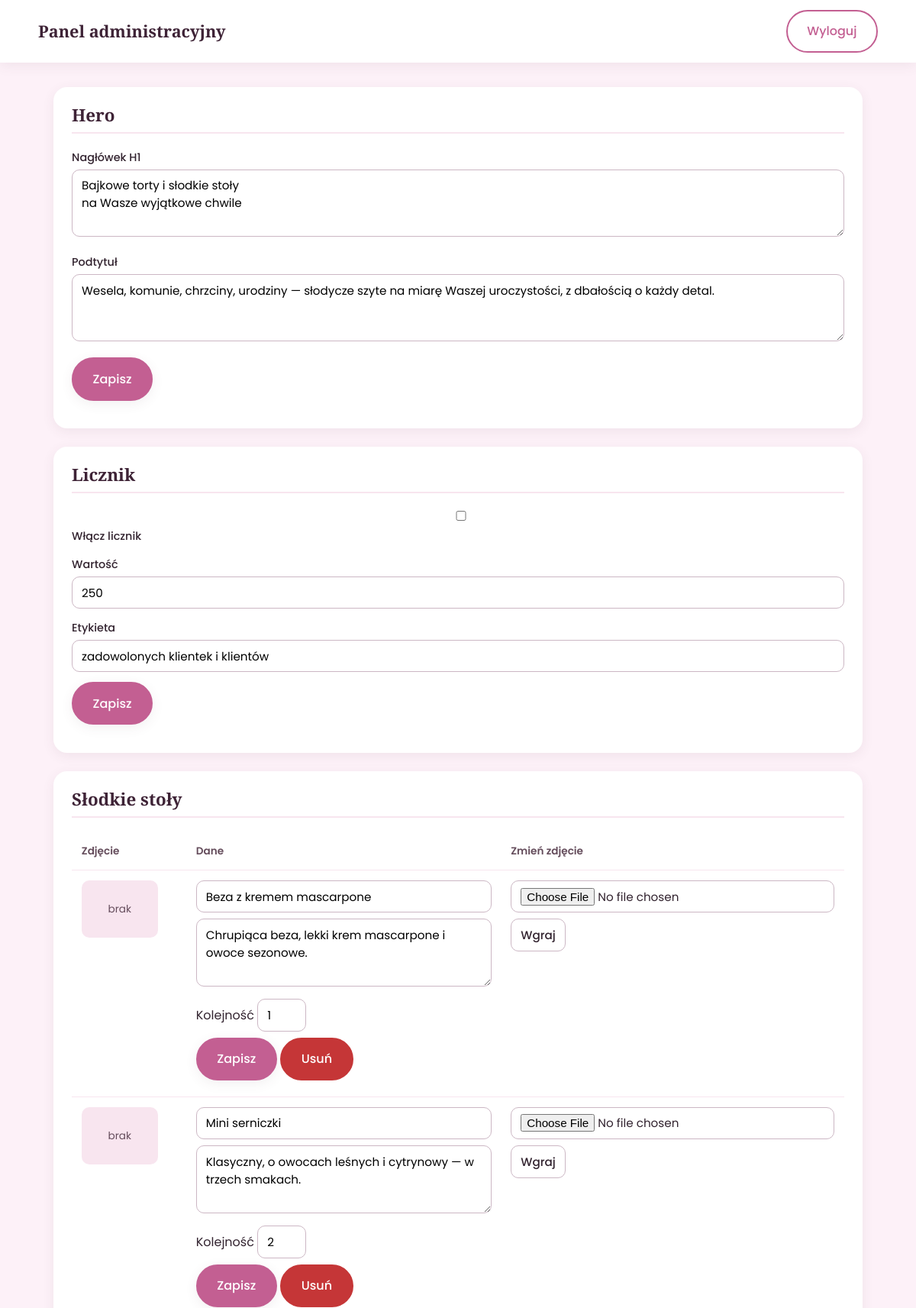
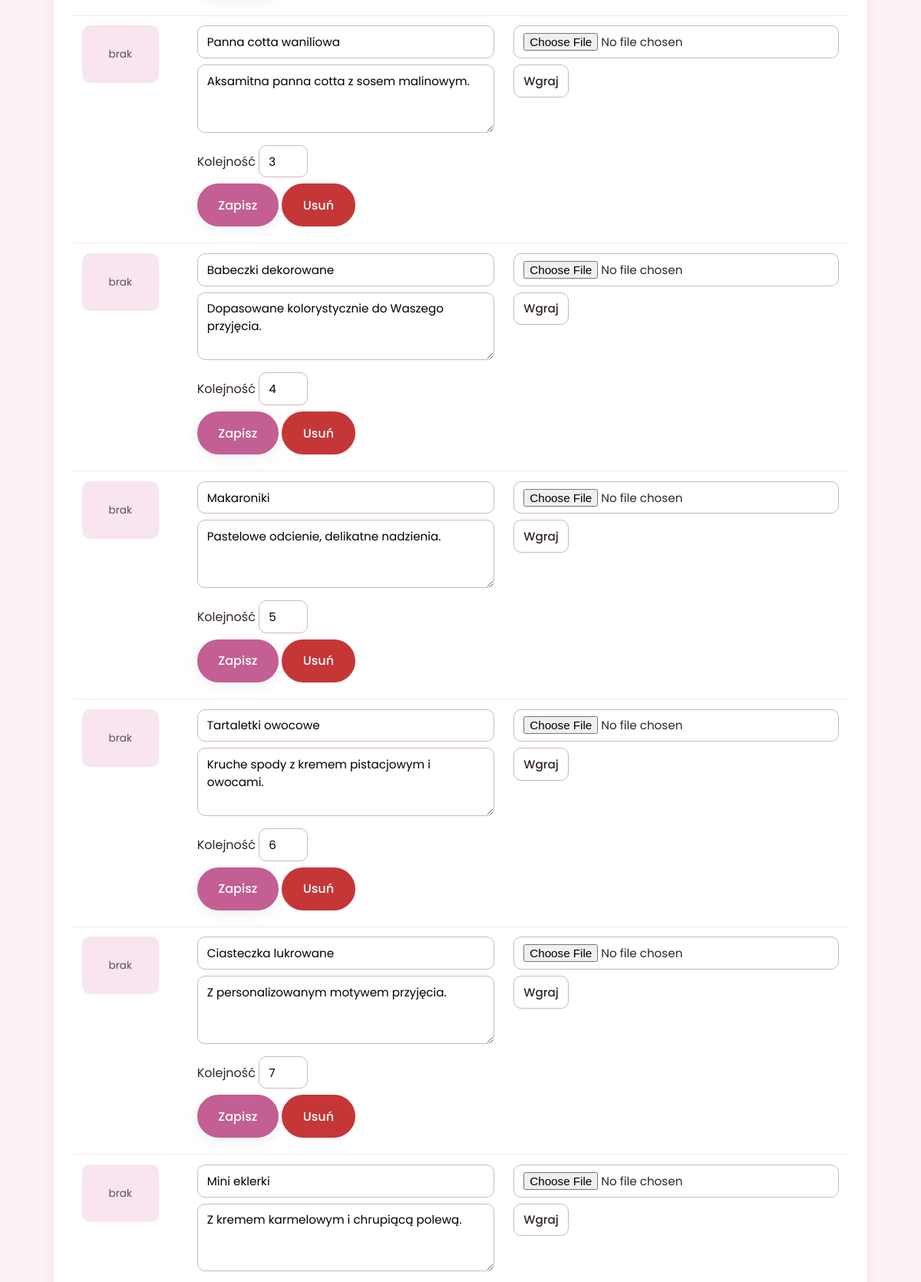
The page /admin/index.php (signed in, upper part) on the database its author committed (2 pictures, top to bottom).
### tables this page shows
CREATE TABLE IF NOT EXISTS items (
    id INT AUTO_INCREMENT PRIMARY KEY,
    type ENUM('dessert','cake','team') NOT NULL,
    name VARCHAR(190) NOT NULL,
    description TEXT,
    image VARCHAR(255) DEFAULT NULL,
    sort_order INT DEFAULT 0
);

### inc/auth.php (called while the page is built, shortened)
<?php
require_once __DIR__ . '/db.php';
function e(string $s): string {
    return htmlspecialchars($s, ENT_QUOTES | ENT_SUBSTITUTE, 'UTF-8');
}
function is_logged_in(): bool {
    return !empty($_SESSION['admin_logged_in']);
}

### inc/db.php (called while the page is built)
<?php
function db(): PDO {
    static $pdo = null;
    if ($pdo === null) {
        $dsn = 'mysql:host=' . DB_HOST . ';dbname=' . DB_NAME . ';charset=utf8mb4';
        $pdo = new PDO($dsn, DB_USER, DB_PASS, [
            PDO::ATTR_ERRMODE => PDO::ERRMODE_EXCEPTION,
            PDO::ATTR_DEFAULT_FETCH_MODE => PDO::FETCH_ASSOC,
            PDO::ATTR_EMULATE_PREPARES => false,
        ]);
    }
    return $pdo;
}

### inc/content.php (called while the page is built, shortened)
<?php
require_once __DIR__ . '/db.php';
function load_items(string $type): array {
    $stmt = db()->prepare('SELECT id, type, name, description, image, sort_order FROM items WHERE type = ? ORDER BY sort_order ASC, id ASC');
    $stmt->execute([$type]);
    return $stmt->fetchAll();
}

### admin/index.php (the view, shortened to what this page needs)
<?php
require_once __DIR__ . '/../inc/auth.php';
require_once __DIR__ . '/../inc/content.php';
$loginError = '';
$loggedIn = is_logged_in();
if ($loggedIn) {
    $desserts = load_items('dessert');
}
function admin_thumb(?string $file): string {
    if (!$file) return '<span class="admin-thumb-placeholder">brak</span>';
    return '<img src="/uploads/' . e($file) . '" alt="" class="admin-thumb">';
}
function setting_val(string $key, string $default = ''): string {
    return e($GLOBALS['settings'][$key] ?? $default);
}
?><!DOCTYPE html>
<html lang="pl">
<head>
    <link rel="stylesheet" href="/assets/css/style.css">
</head>
<body>
<?php if (!$loggedIn): ?>
    <div class="admin-login-wrap">
        <div class="admin-login-card">
            <img src="/assets/logo.jpg" alt="Torty Kuchciwróżki" class="admin-login-logo">
            <h1>Panel administracyjny</h1>
            <?php if ($loginError): ?><p class="admin-error"><?php echo e($loginError); ?></p><?php endif; ?>
            <form method="post" action="/admin/" class="admin-login-form">
                <?php echo csrf_input(); ?>
                <input type="hidden" name="action" value="login">
                <label for="password">Hasło</label>
                <input type="password" id="password" name="password" required autofocus>
                <button type="submit" class="btn btn-primary">Zaloguj</button>
            </form>
        </div>
    </div>
<?php else: ?>
    <header class="admin-header">
        <div class="admin-header-inner">
            <h1>Panel administracyjny</h1>
            <form method="post" action="/admin/?logout=1" class="admin-logout-form">
                <button type="submit" class="btn btn-outline">Wyloguj</button>
            </form>
        </div>
    </header>
    <main class="admin-main">
        <section class="admin-section" id="hero">
            <h2>Hero</h2>
            <form action="save.php" method="post" class="admin-form">
                <p>
                    <label for="hero_headline">Nagłówek H1</label>
                    <textarea id="hero_headline" name="hero_headline" rows="3"><?php echo setting_val('hero_headline'); ?></textarea>
                </p>
                <p>
                    <label for="hero_subline">Podtytuł</label>
                    <textarea id="hero_subline" name="hero_subline" rows="3"><?php echo setting_val('hero_subline'); ?></textarea>
                </p>
                <p><button type="submit" class="btn btn-primary">Zapisz</button></p>
            </form>
        </section>
        <section class="admin-section" id="counter">
            <h2>Licznik</h2>
            <form action="save.php" method="post" class="admin-form">
                <p>
                    <label><input type="checkbox" name="counter_enabled" value="1" <?php if (setting_val('counter_enabled') === '1') echo 'checked'; ?>> Włącz licznik</label>
                </p>
                <p>
                    <label for="counter_value">Wartość</label>
                    <input type="number" id="counter_value" name="counter_value" value="<?php echo setting_val('counter_value'); ?>">
                </p>
                <p>
                    <label for="counter_label">Etykieta</label>
                    <input type="text" id="counter_label" name="counter_label" value="<?php echo setting_val('counter_label'); ?>">
                </p>
                <p><button type="submit" class="btn btn-primary">Zapisz</button></p>
            </form>
        </section>
        <?php
        function render_items_table(array $items, string $type, string $anchor): void {
            ?>
            <section class="admin-section" id="<?php echo e($anchor); ?>">
                <h2><?php echo e(ucfirst($type === 'dessert' ? 'Słodkie stoły' : ($type === 'cake' ? 'Torty' : 'O nas'))); ?></h2>
                <table class="admin-table">
                    <thead>
                        <tr><th>Zdjęcie</th><th>Dane</th><th>Zmień zdjęcie</th></tr>
                    </thead>
                    <tbody>
                    <?php foreach ($items as $item): ?>
                        <tr>
                            <td><?php echo admin_thumb($item['image']); ?></td>
                            <td>
                                <form action="save.php" method="post" class="admin-inline-form">
                                    <p><input type="text" name="name" value="<?php echo e($item['name']); ?>" placeholder="Nazwa" required></p>
                                    <p><textarea name="description" rows="3" placeholder="Opis"><?php echo e($item['description']); ?></textarea></p>
                                    <p>
                                        <label>Kolejność <input type="number" name="sort_order" value="<?php echo (int)$item['sort_order']; ?>" style="width:4rem"></label>
                                    </p>
                                    <p>
                                        <button type="submit" class="btn btn-primary">Zapisz</button>
                                        <button type="submit" name="item_action" value="delete" class="btn btn-danger" onclick="return confirm('Usunąć pozycję?')">Usuń</button>
                                    </p>
                                </form>
                            </td>
                            <td>
                                <form action="upload.php" method="post" enctype="multipart/form-data" class="admin-upload-form">
                                    <p><input type="file" name="image" accept="image/jpeg,image/png,image/webp" required></p>
                                    <p><button type="submit" class="btn btn-secondary">Wgraj</button></p>
                                </form>
                            </td>
                        </tr>
                    <?php endforeach; ?>
                    </tbody>
                </table>
            </section>
        <?php
        }
        render_items_table($desserts, 'dessert', 'slodkie-stoly');
        ?>
    </main>
<?php endif; ?>
</body>
</html>

### assets/css/style.css (style rules this page uses)
:root { --bg: oklch(97% 0.015 340); --bg-alt: oklch(94% 0.025 345); --primary: oklch(62% 0.14 350); --primary-dark: oklch(52% 0.16 350); --text: oklch(28% 0.03 335); --heading: oklch(30% 0.05 340); --muted: oklch(45% 0.04 340); --white: #fff; --footer-bg: oklch(30% 0.04 340); --footer-text: oklch(95% 0.01 340); --shadow: 0 4px 16px oklch(40% 0.05 340 / 0.08); --shadow-lg: 0 8px 30px oklch(40% 0.05 340 / 0.12); --radius: 18px; --radius-sm: 12px; --font-body: 'Poppins', sans-serif; --font-head: 'Cormorant Garamond', serif; }
* { box-sizing: border-box; }
html { scroll-behavior: smooth; }
body { margin: 0; font-family: var(--font-body); color: var(--text); background: var(--bg); line-height: 1.7; font-size: 16px; }
h1, h2, h3 { color: var(--heading); font-family: var(--font-head); font-weight: 600; margin: 0 0 0.6em; line-height: 1.2; }
p { margin: 0 0 1em; }
.btn { display: inline-flex; align-items: center; justify-content: center; gap: 0.4rem; padding: 0.85rem 1.6rem; border-radius: 999px; border: 2px solid var(--primary); font-family: var(--font-body); font-weight: 500; font-size: 1rem; cursor: pointer; transition: transform 0.15s ease, box-shadow 0.15s ease, background 0.15s ease, color 0.15s ease; text-decoration: none; }
.btn-primary { background: var(--primary); color: #fff; box-shadow: var(--shadow); }
.btn-outline { background: transparent; color: var(--primary); }
.btn-danger { background: oklch(55% 0.18 25); border-color: oklch(55% 0.18 25); color: #fff; }
.btn-secondary { background: oklch(75% 0.06 340); border-color: oklch(75% 0.06 340); color: var(--text); }
.admin-login-form input, .admin-form input, .admin-form textarea, .admin-form select, .admin-inline-form input, .admin-inline-form textarea, .admin-upload-form input, .admin-upload-form button { width: 100%; padding: 0.55rem 0.75rem; border: 1px solid oklch(80% 0.03 340); border-radius: 10px; font-family: var(--font-body); font-size: 0.95rem; background: #fff; }
.admin-header { background: var(--white); box-shadow: var(--shadow); padding: 0.8rem 1.5rem; position: sticky; top: 0; z-index: 50; }
.admin-header-inner { max-width: 1100px; margin: 0 auto; display: flex; align-items: center; justify-content: space-between; }
.admin-header h1 { font-size: 1.35rem; margin: 0; }
.admin-logout-form { margin: 0; }
.admin-main { max-width: 1100px; margin: 0 auto; padding: 2rem 1.25rem 4rem; }
.admin-section { background: var(--white); border-radius: var(--radius); box-shadow: var(--shadow); padding: 1.5rem; margin-bottom: 1.5rem; }
.admin-section h2 { font-size: 1.4rem; margin-bottom: 1.2rem; border-bottom: 2px solid var(--bg-alt); padding-bottom: 0.5rem; }
.admin-form p { margin-bottom: 0.8rem; }
.admin-form label { display: block; font-weight: 500; font-size: 0.9rem; margin-bottom: 0.2rem; }
.admin-form textarea { resize: vertical; width: 100%; min-height: 80px; }
.admin-table { width: 100%; border-collapse: collapse; margin-bottom: 1rem; }
.admin-table th, .admin-table td { text-align: left; vertical-align: top; padding: 0.8rem; border-bottom: 1px solid var(--bg-alt); }
.admin-table th { font-weight: 600; font-size: 0.85rem; color: var(--muted); }
.admin-inline-form p, .admin-upload-form p { margin-bottom: 0.5rem; }
.admin-inline-form button, .admin-upload-form button { width: auto; }
.admin-thumb-placeholder { display: inline-flex; align-items: center; justify-content: center; width: 100px; height: 75px; border-radius: 10px; background: var(--bg-alt); color: var(--muted); font-size: 0.85rem; }

### rows shown on the page
items: name "Beza z kremem mascarpone", description "Chrupiąca beza, lekki krem mascarpone i owoce sezonowe.", sort_order "1"
items: name "Mini serniczki", description "Klasyczny, o owocach leśnych i cytrynowy — w trzech smakach.", sort_order "2"
items: name "Panna cotta waniliowa", description "Aksamitna panna cotta z sosem malinowym.", sort_order "3"
items: name "Babeczki dekorowane", description "Dopasowane kolorystycznie do Waszego przyjęcia.", sort_order "4"
items: name "Makaroniki", description "Pastelowe odcienie, delikatne nadzienia.", sort_order "5"
items: name "Tartaletki owocowe", description "Kruche spody z kremem pistacjowym i owocami.", sort_order "6"
items: name "Ciasteczka lukrowane", description "Z personalizowanym motywem przyjęcia.", sort_order "7"
items: name "Mini eklerki", description "Z kremem karmelowym i chrupiącą polewą."
